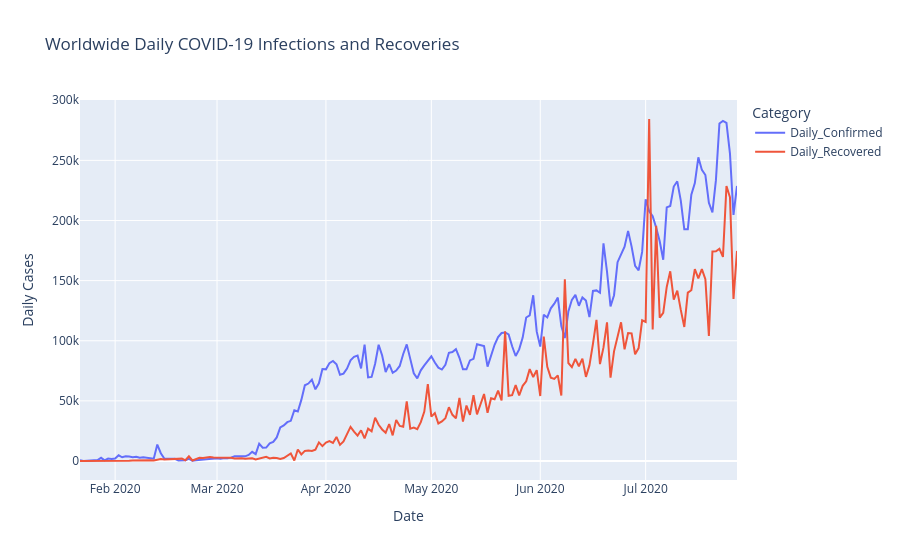

Notebook cell for this chart:
### Markdown cell above
Daily infection and recovery trends

### Code cell
fig = px.line(
    world,
    x="Date",
    y=["Daily_Confirmed", "Daily_Recovered"],
    title="Worldwide Daily COVID-19 Infections and Recoveries",
    labels={"value": "Daily Cases", "Date": "Date",
            "variable": "Category"}
)

fig.show()

### Figure 1 — Plotly figure (JSON) as saved in the notebook; plotly's stock layout.template omitted (floating-point values rounded to 4 significant figures; data arrays with more than 128 entries replaced by an {"elided": "..."} marker saying what was removed)
{"data": [{"hovertemplate": "Category=Daily_Confirmed<br>Date=%{x}<br>Daily Cases=%{y}<extra></extra>", "legendgroup": "Daily_Confirmed", "line": {"color": "#636efa", "dash": "solid"}, "marker": {"symbol": "circle"}, "mode": "lines", "name": "Daily_Confirmed", "orientation": "v", "showlegend": true, "type": "scatter", "x": {"elided": "188 str values"}, "xaxis": "x", "y": {"elided": "188 float values"}, "yaxis": "y"}, {"hovertemplate": "Category=Daily_Recovered<br>Date=%{x}<br>Daily Cases=%{y}<extra></extra>", "legendgroup": "Daily_Recovered", "line": {"color": "#EF553B", "dash": "solid"}, "marker": {"symbol": "circle"}, "mode": "lines", "name": "Daily_Recovered", "orientation": "v", "showlegend": true, "type": "scatter", "x": {"elided": "188 str values"}, "xaxis": "x", "y": {"elided": "188 float values"}, "yaxis": "y"}], "layout": {"legend": {"title": {"text": "Category"}, "tracegroupgap": 0}, "title": {"text": "Worldwide Daily COVID-19 Infections and Recoveries"}, "xaxis": {"anchor": "y", "domain": [0, 1], "title": {"text": "Date"}}, "yaxis": {"anchor": "x", "domain": [0, 1], "title": {"text": "Daily Cases"}}}}
